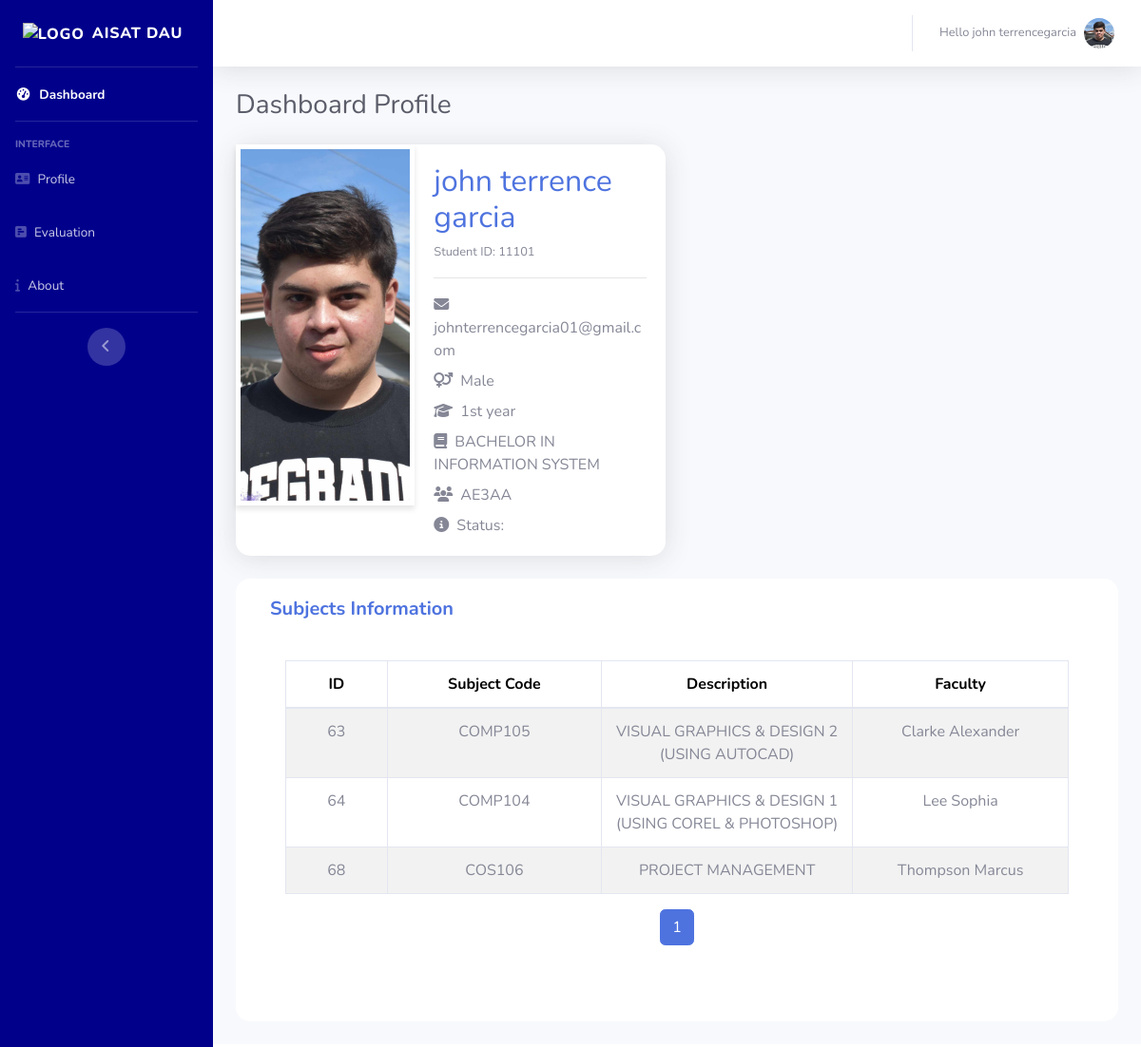
/start/studentprofile.php (signed in), run on the app's committed database.
### tables this page shows
CREATE TABLE `student_tbl` (
  `id` int(10) NOT NULL,
  `student_id` int(20) NOT NULL,
  `firstname` varchar(50) NOT NULL,
  `lastname` varchar(50) NOT NULL,
  `email` varchar(50) NOT NULL,
  `gender` varchar(50) NOT NULL,
  `yearlevel` varchar(50) NOT NULL,
  `status` varchar(50) NOT NULL,
  `photo` varchar(255) NOT NULL,
  `course_id` int(11) NOT NULL,
  `section_id` int(11) NOT NULL,
  `password` varchar(100) NOT NULL
);

CREATE TABLE `course_tbl` (
  `course_id` int(11) NOT NULL,
  `course_name` varchar(50) NOT NULL,
  `discription` varchar(100) NOT NULL,
  `id` int(11) NOT NULL
);

CREATE TABLE `section_tbl` (
  `section_id` int(20) NOT NULL,
  `section_name` varchar(30) NOT NULL
);

CREATE TABLE `subsection_tbl` (
  `subsec_id` int(50) NOT NULL,
  `section_id` int(50) NOT NULL,
  `subject_id` int(50) NOT NULL,
  `faculty_id` int(50) NOT NULL
);

CREATE TABLE `subject_tbl` (
  `subject_id` int(50) NOT NULL,
  `subject_name` varchar(50) NOT NULL,
  `discription` varchar(100) NOT NULL,
  `units` varchar(10) NOT NULL,
  `id` int(50) NOT NULL
);

CREATE TABLE `faculty_tbl` (
  `faculty_id` int(11) NOT NULL,
  `firstname` varchar(50) NOT NULL,
  `lastname` varchar(50) NOT NULL,
  `email` varchar(64) NOT NULL,
  `gender` varchar(20) NOT NULL,
  `contact_no` varchar(15) NOT NULL,
  `address` varchar(100) NOT NULL,
  `photo` varchar(200) NOT NULL
);

### start/studentprofile.php (the view, shortened to what the rows shown need)
<!DOCTYPE html>
<html lang="en">
<head>
    <link href="vendor/fontawesome-free/css/all.min.css" rel="stylesheet" type="text/css">
    <link href="https://cdnjs.cloudflare.com/ajax/libs/font-awesome/6.5.1/css/all.min.css" rel=" stylesheet">
    <link href="css/sb-admin-2.min.css" rel="stylesheet">
</head>
<body id="page-top">
    <?php
    $Studentid = $_SESSION['user_studuid'];
    ?>
    <?php
    include '../assets/connection/connection.php';
    $selectQuery = "SELECT * FROM student_tbl WHERE student_id = $Studentid";
    $selectResult = mysqli_query($conn, $selectQuery);
    if ($selectResult && mysqli_num_rows($selectResult) > 0) {
        $studentData = mysqli_fetch_assoc($selectResult);
        function formatValue($value)
        {
            return (!empty($value)) ? $value : '';
        }
        $student_id = formatValue($studentData['student_id']);
        $firstname = formatValue($studentData['firstname']);
        $lastname = formatValue($studentData['lastname']);
        $email = formatValue($studentData['email']);
        $gender = formatValue($studentData['gender']);
        $yearlevel = formatValue($studentData['yearlevel']);
        $status = formatValue($studentData['status']);
        $photo = formatValue($studentData['photo']);
        $course_id = formatValue($studentData['course_id']);
        $section_id = formatValue($studentData['section_id']);
    }
    $selectQuery1 = "SELECT * FROM section_tbl WHERE section_id = $section_id";
    $selectResult1 = mysqli_query($conn, $selectQuery1);
    if ($selectResult1 && mysqli_num_rows($selectResult1) > 0) {
        $sectionData = mysqli_fetch_assoc($selectResult1);
        function formatValueSection($value)
        {
            return (!empty($value)) ? $value : '';
        }
        $section_id = formatValueSection($sectionData['section_id']);
        $section_name = formatValueSection($sectionData['section_name']);
    } else {
        $section_id = '';
        $section_name = '';
    }
    $selectQuery2 = "SELECT * FROM course_tbl WHERE course_id = $course_id";
    $selectResult2 = mysqli_query($conn, $selectQuery2);
    if ($selectResult2 && mysqli_num_rows($selectResult2) > 0) {
        $courseData = mysqli_fetch_assoc($selectResult2);
        function formatValueCourse($value)
        {
            return (!empty($value)) ? $value : '';
        }
        $description = formatValueCourse($courseData['discription']);
    } else {
        $course_id_result = '';
        $course_name = '';
        $description = '';
    }
    ?>
    <div id="wrapper">
        <div id="content-wrapper" class="d-flex flex-column">
            <div id="content">
                <nav class="navbar navbar-expand navbar-light bg-white topbar mb-4 static-top shadow">
                    <ul class="navbar-nav ml-auto">
                        <li class="nav-item dropdown no-arrow">
                            <a class="nav-link dropdown-toggle" href="#" id="userDropdown" role="button" data-toggle="dropdown" aria-haspopup="true" aria-expanded="false">
                                <span class="mr-2 d-none d-lg-inline text-gray-600 small">Hello <?php echo $firstname ?><?php echo $lastname ?></span>
                                <img class="img-profile rounded-circle profile-size" src="<?php echo $photo; ?>" alt="Profile Picture">
                            </a>
                        </li>
                    </ul>
                </nav>
                <div class="container-fluid">
                    <div class="d-sm-flex align-items-center justify-content-between mb-4">
                        <h1 class="h3 mb-0 text-gray-800">Dashboard Profile</h1>
                    </div>
                    <div class="row">
                        <div class="col-lg-6 mb-4">
                            <div class="card shadow profile-card">
                                <div class="row no-gutters">
                                    <div class="col-md-5">
                                        <img class="img-fluid  profile-image" src="<?php echo $photo; ?>" alt="Profile Picture">
                                    </div>
                                    <div class="col-md-7">
                                        <div class="card-body">
                                            <h2 class="text-primary"><?php echo $firstname . " " . $lastname; ?></h2>
                                            <p class="text-muted small mt-1">Student ID: <?php echo $student_id; ?></p>
                                            <hr>
                                            <div class="text-left profile-details">
                                                <p class="text-muted mb-2"><i class="fas fa-envelope mr-2"></i><?php echo $email; ?></p>
                                                <p class="text-muted mb-2"><i class="fas fa-venus-mars mr-2"></i><?php echo $gender; ?></p>
                                                <p class="text-muted mb-2"><i class="fas fa-graduation-cap mr-2"></i><?php echo $yearlevel; ?></p>
                                                <p class="text-muted mb-2"><i class="fas fa-book mr-2"></i><?php echo $description; ?></p>
                                                <p class="text-muted mb-2"><i class="fas fa-users mr-2"></i><?php echo $section_name; ?></p>
                                                <p class="text-muted mb-0"><i class="fas fa-info-circle mr-2"></i>Status: <?php echo $status; ?></p>
                                            </div>
                                        </div>
                                    </div>
                                </div>
                            </div>
                        </div>
                        <div class="col-md-12">
                            <div class="card mb-4">
                                <div class="card-body">
                                    <div class="col-md-12">
                                        <div class="card mb-4">
                                            <div class="card-body">
                                                <?php
                                                $records_per_page = 5;
                                                $current_page = isset($_GET['page']) ? $_GET['page'] : 1;
                                                ?>
                                                <?php
                                                include '../assets/connection/connection.php';
                                                ?>
                                                <table class="table table-bordered table-striped table-no-border" style="margin-top: 10px; width: 100%;">
                                                    <thead>
                                                        <tr style="color: black; border-radius: 100px;">
                                                            <th style="width: 5%; text-align: center;">ID</th>
                                                            <th style="width: 10%; text-align: center;">Subject Code</th>
                                                            <th style="width: 10%; text-align: center;">Description</th>
                                                            <th style="width: 10%; text-align: center;">Faculty</th>
                                                        </tr>
                                                    </thead>
                                                    <tbody id="outputsubsec">
                                                        <?php
                                                        if (isset($section_id)) {
                                                            showSectionsRelation($section_id);
                                                        } else {
                                                            echo "<tr><td colspan='6' class='text-center'>Section ID not provided.</td></tr>";
                                                        }
                                                        ?>
                                                    </tbody>
                                                </table>
                                                <?php
                                                function showSectionsRelation($section_id)
                                                {
                                                    include '../assets/connection/connection.php';
                                                    $sql = "SELECT subsec_id, subject_id, faculty_id FROM subsection_tbl WHERE section_id = $section_id ORDER BY subsec_id";
                                                    $result = mysqli_query($conn, $sql);
                                                    if ($result) {
                                                        while ($row = mysqli_fetch_assoc($result)) {
                                                            $subsec_id = $row['subsec_id'];
                                                            $subject_id = $row['subject_id'];
                                                            $faculty_id = $row['faculty_id'];
                                                            $subject_query = "SELECT subject_name, discription FROM subject_tbl WHERE subject_id = $subject_id";
                                                            $subject_result = mysqli_query($conn, $subject_query);
                                                            if ($subject_result && mysqli_num_rows($subject_result) > 0) {
                                                                $subject_row = mysqli_fetch_assoc($subject_result);
                                                                $subject_name = $subject_row['subject_name'];
                                                                $discription = $subject_row['discription'];
                                                            } else {
                                                                $subject_name = "N/A";
                                                                $discription = "N/A";
                                                            }
                                                            $faculty_query = "SELECT firstname, lastname FROM faculty_tbl WHERE faculty_id = $faculty_id";
                                                            $faculty_result = mysqli_query($conn, $faculty_query);
                                                            if ($faculty_result && mysqli_num_rows($faculty_result) > 0) {
                                                                $faculty_row = mysqli_fetch_assoc($faculty_result);
                                                                $faculty_name = $faculty_row['lastname'] . ' ' . $faculty_row['firstname'];
                                                            } else {
                                                                $faculty_name = "N/A";
                                                            }
                                                            echo "
                                                            <tr>
                                                                <td style='text-align: center;'>$subsec_id</td>
                                                                <td style='text-align: center;'>$subject_name</td>
                                                                <td style='text-align: center;'>$discription</td>
                                                                <td style='text-align: center;'>$faculty_name</td>
                                                            </tr>";
                                                        }
                                                    } else {
                                                        echo "Error: " . mysqli_error($conn);
                                                    }
                                                }
                                                ?>
                                                <div class="row">
                                                    <div class="col-md-12">
                                                        <ul class="pagination justify-content-center">
                                                            <?php
                                                            $total_records_query = "SELECT COUNT(*) AS total_records FROM subsection_tbl WHERE section_id = $section_id";
                                                            $total_records_result = mysqli_query($conn, $total_records_query);
                                                            $total_records = mysqli_fetch_assoc($total_records_result)['total_records'];
                                                            $total_pages = ceil($total_records / $records_per_page);
                                                            for ($i = 1; $i <= $total_pages; $i++) {
                                                                echo '<li class="page-item ' . ($current_page == $i ? 'active' : '') . '"><a class="page-link" href="?id=' . $section_id . '&page=' . $i . '">' . $i . '</a></li>';
                                                            }
                                                            ?>
                                                        </ul>
                                                    </div>
                                                </div>
                                            </div>
                                        </div>
                                    </div>
                                </div>
                            </div>
                        </div>
                    </div>
                </div>
            </div>
        </div>
</body>
</html>

### data on the page
student_tbl: firstname "john terrence", lastname "garcia", photo (picture), student "11101", email "johnterrencegarcia01@gmail.com", gender "Male", yearlevel "1st year"
course_tbl: discription "BACHELOR IN INFORMATION SYSTEM"
section_tbl: section_name "AE3AA"
subsection_tbl: subsec_id "63", subject_tbl.subject_name "COMP105", subject_tbl.discription "VISUAL GRAPHICS & DESIGN 2 (USING AUTOCAD)", faculty.firstname "Clarke Alexander"
subsection_tbl: subsec_id "64", subject_tbl.subject_name "COMP104", subject_tbl.discription "VISUAL GRAPHICS & DESIGN 1 (USING COREL & PHOTOSHOP)", faculty.firstname "Lee Sophia"
subsection_tbl: subsec_id "68", subject_tbl.subject_name "COS106", subject_tbl.discription "PROJECT MANAGEMENT", faculty.firstname "Thompson Marcus"
